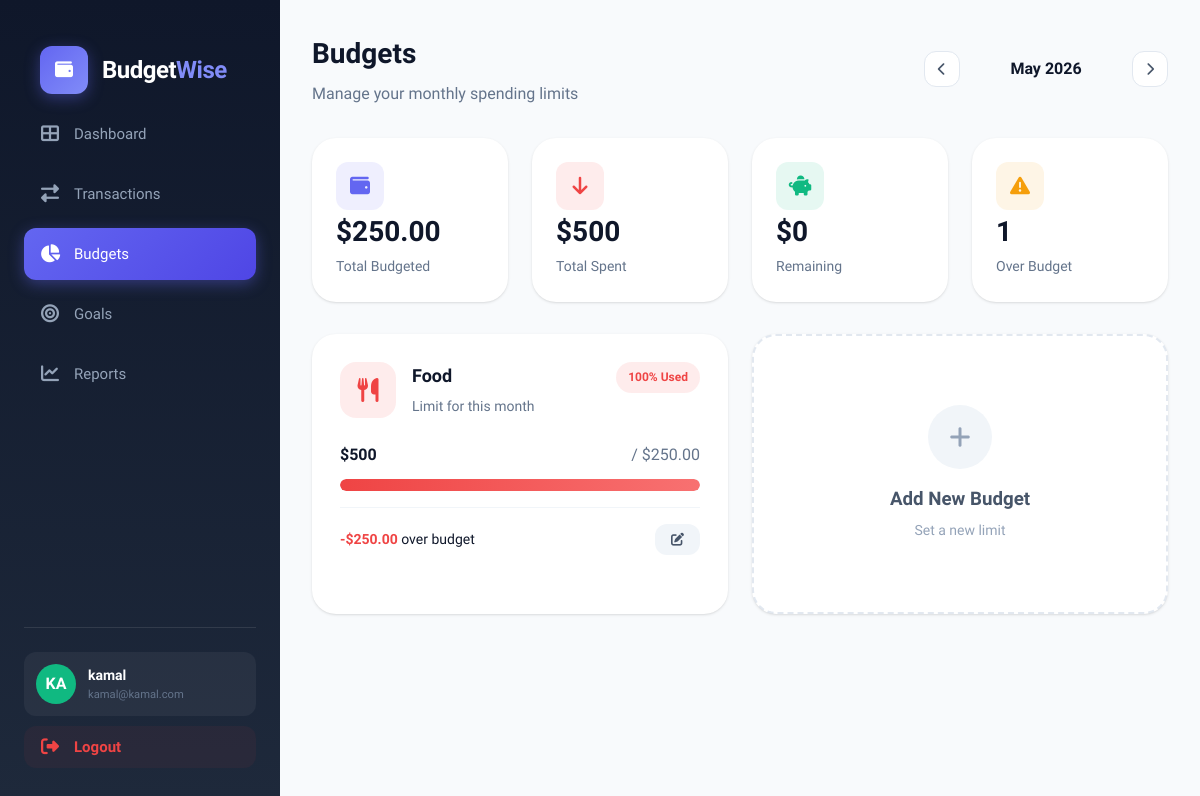
The page /budgets/ (signed in) on the database as committed earlier.
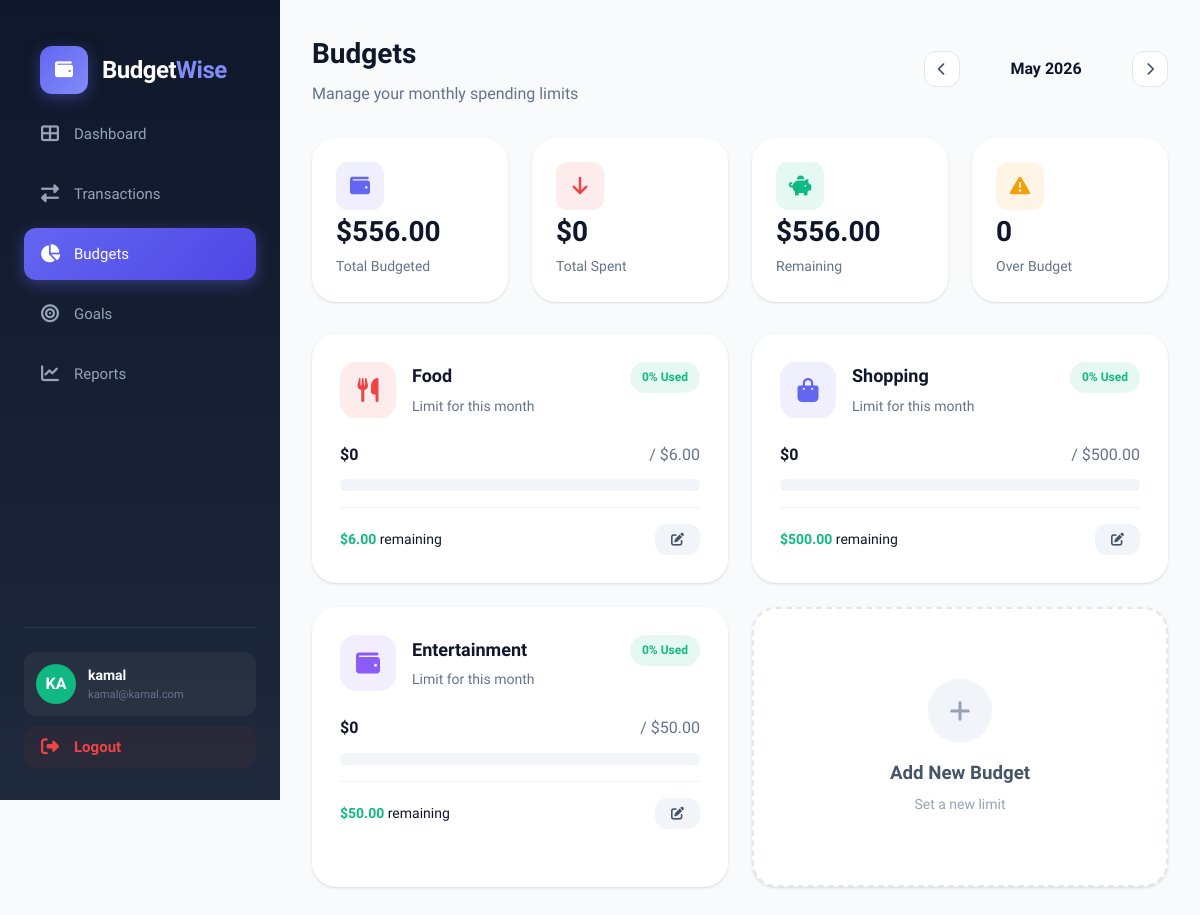
The same page on the database as committed later.
### main/models.py (models this page shows, shortened)
class Budget(models.Model):
    user = models.ForeignKey(User, on_delete=models.CASCADE)
    category = models.CharField(max_length=50)
    amount_limit = models.DecimalField(max_digits=10, decimal_places=2)
    period = models.DateField()

### main/views.py (the view, shortened to what this page needs)
# urls.py: path("budgets/", views.budgets_view, name="budgets"),
@login_required(login_url="login")
def budgets_view(request):
    now = timezone.now()
    user_budgets = Budget.objects.filter(
        user=request.user, period__month=now.month, period__year=now.year
    )
    budget_data = []
    for budget in user_budgets:
        actual_spent = (
            Transaction.objects.filter(
                user=request.user,
                category=budget.category,
                type="expense",
                date__month=budget.period.month,
                date__year=budget.period.year,
            ).aggregate(Sum("amount"))["amount__sum"]
            or 0
        )
        progress = (
            (actual_spent / budget.amount_limit * 100) if budget.amount_limit > 0 else 0
        )
        budget_data.append(
            {
                "budget": budget,
                "actual_spent": actual_spent,
                "remaining": budget.amount_limit - actual_spent,
                "over_by": actual_spent - budget.amount_limit,
                "progress": min(progress, 100),
                "is_exceeded": actual_spent > budget.amount_limit,
            }
        )
    context = {
        "budget_data": budget_data,
        "total_budget_limit": sum(item["budget"].amount_limit for item in budget_data),
        "total_actual_spent": sum(item["actual_spent"] for item in budget_data),
        "total_remaining": sum(
            item["remaining"] for item in budget_data if not item["is_exceeded"]
        ),
        "over_budget_count": sum(1 for item in budget_data if item["is_exceeded"]),
        "current_month": now,
    }
    return render(request, "main/budgets.html", context)

### main/templates/main/budgets.html (shortened to what this page needs)
{% extends 'main/base.html' %}  {% block content %} {% include 'components/navbar.html' %}
<main class="main-content">
  <div class="budgets-header">
    <div class="header-left">
      <h1>Budgets</h1>
      <p>Manage your monthly spending limits</p>
    </div>
    <div class="month-selector">
      <button class="month-btn"><i class="fas fa-chevron-left"></i></button>
      <span class="month-display">{{ current_month|date:"F Y" }}</span>
      <button class="month-btn"><i class="fas fa-chevron-right"></i></button>
    </div>
  </div>
  <div class="budget-summary">
    <div class="summary-card">
      <div class="summary-icon total"><i class="fas fa-wallet"></i></div>
      <div class="summary-value">${{ total_budget_limit }}</div>
      <div class="summary-label">Total Budgeted</div>
    </div>
    <div class="summary-card">
      <div class="summary-icon spent"><i class="fas fa-arrow-down"></i></div>
      <div class="summary-value">${{ total_actual_spent }}</div>
      <div class="summary-label">Total Spent</div>
    </div>
    <div class="summary-card">
      <div class="summary-icon remaining">
        <i class="fas fa-piggy-bank"></i>
      </div>
      <div class="summary-value">${{ total_remaining }}</div>
      <div class="summary-label">Remaining</div>
    </div>
    <div class="summary-card">
      <div class="summary-icon over">
        <i class="fas fa-exclamation-triangle"></i>
      </div>
      <div class="summary-value">{{ over_budget_count }}</div>
      <div class="summary-label">Over Budget</div>
    </div>
  </div>
  <div class="budget-grid">
    {% for item in budget_data %}
    <div class="budget-card">
      <div class="budget-header">
        <div class="budget-category">
          <div class="budget-icon {{ item.budget.category|lower }}">
            <i
              class="fas {% if 'Food' in item.budget.category %}fa-utensils {% elif 'Transport' in item.budget.category %}fa-bus {% elif 'Bill' in item.budget.category %}fa-bolt {% elif 'Shopping' in item.budget.category %}fa-shopping-bag {% else %}fa-wallet{% endif %}"
            ></i>
          </div>
          <div class="budget-info">
            <h3>{{ item.budget.category }}</h3>
            <p>Limit for this month</p>
          </div>
        </div>
        <span
          class="budget-status {% if item.is_exceeded %}over{% elif item.progress > 80 %}warning{% else %}on-track{% endif %}"
        >
          {{ item.progress|floatformat:0 }}% Used
        </span>
      </div>
      <div class="budget-amounts">
        <span class="spent">${{ item.actual_spent }}</span>
        <span class="total">/ ${{ item.budget.amount_limit }}</span>
      </div>
      <div class="budget-progress">
        <div
          class="budget-progress-fill {% if item.is_exceeded %}red{% elif item.progress > 80 %}yellow{% else %}green{% endif %}"
          style="width: {{ item.progress }}%"
        ></div>
      </div>
      <div class="budget-footer">
        <div
          class="budget-remaining {% if item.is_exceeded %}negative{% else %}positive{% endif %}"
        >
          {% if item.is_exceeded %}
          <span class="amount">-${{ item.over_by }}</span> over budget {% else %} <span class="amount">${{ item.remaining }}</span> remaining {% endif %}
        </div>
        <div class="budget-actions">
          <button
            class="budget-btn edit"
            onclick="openEditModal('{{ item.budget.category }}', '{{ item.budget.amount_limit }}')"
          >
            <i class="fas fa-edit"></i>
          </button>
        </div>
      </div>
    </div>
    {% endfor %}
    <div
      class="add-budget-card"
      onclick="document.getElementById('budgetModal').style.display = 'block'"
    >
      <div class="add-icon"><i class="fas fa-plus"></i></div>
      <h3>Add New Budget</h3>
      <p>Set a new limit</p>
    </div>
  </div>
</main>
{% endblock %}

### main/templates/main/base.html (shortened to what this page needs)
<!doctype html>
<html lang="en">
  <head>
    <link
      rel="stylesheet"
      href="https://cdnjs.cloudflare.com/ajax/libs/font-awesome/6.5.1/css/all.min.css"
    />
  </head>
  <body>
    {% block content %}{% endblock %} {% block extra_js %}{% endblock %}
  </body>
</html>

### main/templates/components/navbar.html (shortened to what this page needs)
<nav class="sidebar">
  <a href="/" class="nav-item">
    <div class="logo-icon">
      <i class="fas fa-wallet"></i>
    </div>
    <div class="logo-text">Budget<span>Wise</span></div>
  </a>
  <div class="nav-menu">
    <a
      href="{% url 'dashboard' %}"
      class="nav-item {% if request.path == '/dashboard/' %}active{% endif %}"
    >
      <i class="fas fa-th-large"></i>
      Dashboard
    </a>
    <a
      href="{% url 'transactions' %}"
      class="nav-item {% if request.path == '/transactions/' %}active{% endif %}"
    >
      <i class="fas fa-exchange-alt"></i>
      Transactions
    </a>
    <a
      href="{% url 'budgets' %}"
      class="nav-item {% if request.path == '/budgets/' %}active{% endif %}"
    >
      <i class="fas fa-chart-pie"></i>
      Budgets
    </a>
    <a
      href="{% url 'goals' %}"
      class="nav-item {% if request.path == '/goals/' %}active{% endif %}"
    >
      <i class="fas fa-bullseye"></i>
      Goals
    </a>
    <a
      href="{% url 'reports' %}"
      class="nav-item {% if request.path == '/reports/' %}active{% endif %}"
    >
      <i class="fas fa-chart-line"></i>
      Reports
    </a>
  </div>
  {% if user.is_authenticated %}
  <div class="sidebar-footer">
    <a
      href="{% url 'profile' %}"
      class="user-card"
      style="
        text-decoration: none;
        margin-bottom: 10px;
        display: flex;
        align-items: center;
      "
    >
      <div
        class="user-avatar"
        style="background: var(--secondary); color: white"
      >
        {{ user.username|slice:":2"|upper }}
      </div>
      <div class="user-info">
        <div class="user-name">{{ user.first_name|default:user.username }}</div>
        <div
          class="user-email"
          style="font-size: 0.7rem; color: var(--gray-500)"
        >
          {{ user.email }}
        </div>
      </div>
    </a>
    <form action="{% url 'logout' %}" method="post" style="width: 100%">
      <button
        type="submit"
        class="nav-item"
        style="
          width: 100%;
          border: none;
          background: rgba(239, 68, 68, 0.05);
          color: #ef4444;
          justify-content: flex-start;
          cursor: pointer;
          padding: 0.75rem 1rem;
          border-radius: var(--radius);
          font-weight: 600;
        "
      >
        <i class="fas fa-sign-out-alt"></i>
        Logout
      </button>
    </form>
  </div>
  {% endif %}
</nav>

### main/templates/main/base.html (style rules this page uses)
:root { --primary: #6366f1; --primary-dark: #4f46e5; --primary-light: #818cf8; --secondary: #10b981; --secondary-dark: #059669; --danger: #ef4444; --warning: #f59e0b; --success: #22c55e; --dark: #0f172a; --dark-secondary: #1e293b; --gray-50: #f8fafc; --gray-100: #f1f5f9; --gray-200: #e2e8f0; --gray-300: #cbd5e1; --gray-400: #94a3b8; --gray-500: #64748b; --gray-600: #475569; --white: #ffffff; --shadow-sm: 0 1px 2px 0 rgb(0 0 0 / 0.05); --shadow: 0 1px 3px 0 rgb(0 0 0 / 0.1), 0 1px 2px -1px rgb(0 0 0 / 0.1); --shadow-md: 0 4px 6px -1px rgb(0 0 0 / 0.1), 0 2px 4px -2px rgb(0 0 0 / 0.1); --shadow-lg: 0 10px 15px -3px rgb(0 0 0 / 0.1), 0 4px 6px -4px rgb(0 0 0 / 0.1); --shadow-xl: 0 20px 25px -5px rgb(0 0 0 / 0.1), 0 8px 10px -6px rgb(0 0 0 / 0.1); --radius-sm: 0.5rem; --radius: 0.75rem; --radius-lg: 1rem; --radius-xl: 1.5rem; --transition: all 0.3s cubic-bezier(0.4, 0, 0.2, 1); }
* { margin: 0; padding: 0; box-sizing: border-box; text-decoration: none; font-family: "Plus Jakarta Sans", sans-serif; }
body { background: var(--gray-50); color: var(--dark); line-height: 1.6; min-height: 100vh; }
.sidebar { position: fixed; left: 0; top: 0; width: 280px; height: 100vh; background: linear-gradient( 180deg, var(--dark) 0%, var(--dark-secondary) 100% ); padding: 2rem 1.5rem; display: flex; flex-direction: column; z-index: 1000; transition: var(--transition); }
.logo-icon { width: 48px; height: 48px; background: linear-gradient( 135deg, var(--primary) 0%, var(--primary-light) 100% ); border-radius: var(--radius); display: flex; align-items: center; justify-content: center; font-size: 1.5rem; color: white; box-shadow: 0 4px 15px rgba(99, 102, 241, 0.4); }
.logo-text { font-size: 1.5rem; font-weight: 700; color: white; letter-spacing: -0.5px; }
.logo-text span { color: var(--primary-light); }
.nav-menu { flex: 1; display: flex; flex-direction: column; gap: 0.5rem; }
.nav-item { display: flex; align-items: center; gap: 0.875rem; padding: 0.875rem 1rem; color: var(--gray-400); text-decoration: none; border-radius: var(--radius); font-weight: 500; font-size: 0.9375rem; transition: var(--transition); }
.nav-item.active { background: linear-gradient( 135deg, var(--primary) 0%, var(--primary-dark) 100% ); color: white; box-shadow: 0 4px 15px rgba(99, 102, 241, 0.4); }
.nav-item i { width: 20px; text-align: center; font-size: 1.125rem; }
.sidebar-footer { padding-top: 1.5rem; border-top: 1px solid rgba(255, 255, 255, 0.1); }
.user-card { display: flex; align-items: center; gap: 0.75rem; padding: 0.75rem; background: rgba(255, 255, 255, 0.05); border-radius: var(--radius); cursor: pointer; transition: var(--transition); }
.user-avatar { width: 40px; height: 40px; border-radius: 50%; background: linear-gradient( 135deg, var(--secondary) 0%, var(--secondary-dark) 100% ); display: flex; align-items: center; justify-content: center; color: white; font-weight: 600; font-size: 1rem; }
.user-info { flex: 1; }
.user-name { color: white; font-weight: 600; font-size: 0.875rem; }
.user-email { color: var(--gray-400); font-size: 0.75rem; }
.main-content { margin-left: 280px; min-height: 100vh; padding: 2rem; }

Rows that differ between the two databases and show on the page:
changed Budget "Food": progress "100" → "0"; actual_spent "500" → "0"; budget.amount_limit "250.00" → "6.00"; remaining (not shown) → "6.00"; over_by "250.00" → (not shown); text "-$ over budget" → "$ remaining"
added Budget: budget.category "Shopping", progress "0", actual_spent "0", budget.amount_limit "500.00", remaining "500.00"
added Budget: budget.category "Entertainment", progress "0", actual_spent "0", budget.amount_limit "50.00", remaining "50.00"
Other text that changed with them:
{{ total_budget_limit }}: "250.00" → "556.00"
{{ total_actual_spent }}: "500" → "0"
{{ total_remaining }}: "0" → "556.00"
{{ over_budget_count }}: "1" → "0"
